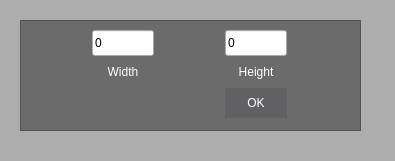
<?xml version="1.0" encoding="UTF-8"?>
<ui version="4.0">
 <class>PostionForm</class>
 <widget class="QWidget" name="PostionForm">
  <property name="geometry">
   <rect>
    <x>0</x>
    <y>0</y>
    <width>395</width>
    <height>161</height>
   </rect>
  </property>
  <property name="windowTitle">
   <string>Form</string>
  </property>
  <property name="styleSheet">
   <string notr="true">QWidget#PostionForm{
	
	background-color: rgb(173, 173, 173);
}
QFrame#framePos{
	
	background-color: rgb(107, 107, 107);
}
QFrame#framePos QLineEdit{
	max-width:60px;
	min-height:20px;
}
QFrame#framePos QLabel{
	
	font: 9pt &quot;微软雅黑&quot;;
	max-height: 14px;
	color: rgb(255, 255, 255);
}
QPushButton{
	border:none;
	color: rgb(255, 255, 255);
	font: 9pt &quot;微软雅黑&quot;;
	background-color: rgb(97, 97, 100);
}
</string>
  </property>
  <widget class="QFrame" name="framePos">
   <property name="geometry">
    <rect>
     <x>20</x>
     <y>20</y>
     <width>341</width>
     <height>111</height>
    </rect>
   </property>
   <property name="frameShape">
    <enum>QFrame::StyledPanel</enum>
   </property>
   <property name="frameShadow">
    <enum>QFrame::Raised</enum>
   </property>
   <layout class="QGridLayout" name="gridLayout">
    <property name="leftMargin">
     <number>0</number>
    </property>
    <property name="topMargin">
     <number>0</number>
    </property>
    <property name="rightMargin">
     <number>0</number>
    </property>
    <property name="bottomMargin">
     <number>0</number>
    </property>
    <property name="spacing">
     <number>0</number>
    </property>
    <item row="1" column="1">
     <widget class="QLabel" name="label_4">
      <property name="sizePolicy">
       <sizepolicy hsizetype="Preferred" vsizetype="Fixed">
        <horstretch>0</horstretch>
        <verstretch>0</verstretch>
       </sizepolicy>
      </property>
      <property name="text">
       <string>Height</string>
      </property>
      <property name="alignment">
       <set>Qt::AlignCenter</set>
      </property>
     </widget>
    </item>
    <item row="0" column="1">
     <widget class="QLineEdit" name="lineEditH">
      <property name="text">
       <string>0</string>
      </property>
     </widget>
    </item>
    <item row="2" column="1">
     <widget class="QPushButton" name="btnCertern">
      <property name="minimumSize">
       <size>
        <width>0</width>
        <height>30</height>
       </size>
      </property>
      <property name="text">
       <string>OK</string>
      </property>
     </widget>
    </item>
    <item row="1" column="0">
     <widget class="QLabel" name="label_3">
      <property name="sizePolicy">
       <sizepolicy hsizetype="Preferred" vsizetype="Fixed">
        <horstretch>0</horstretch>
        <verstretch>0</verstretch>
       </sizepolicy>
      </property>
      <property name="text">
       <string>Width</string>
      </property>
      <property name="alignment">
       <set>Qt::AlignCenter</set>
      </property>
     </widget>
    </item>
    <item row="0" column="0">
     <widget class="QLineEdit" name="lineEditW">
      <property name="text">
       <string>0</string>
      </property>
     </widget>
    </item>
   </layout>
  </widget>
 </widget>
 <resources/>
 <connections/>
</ui>
